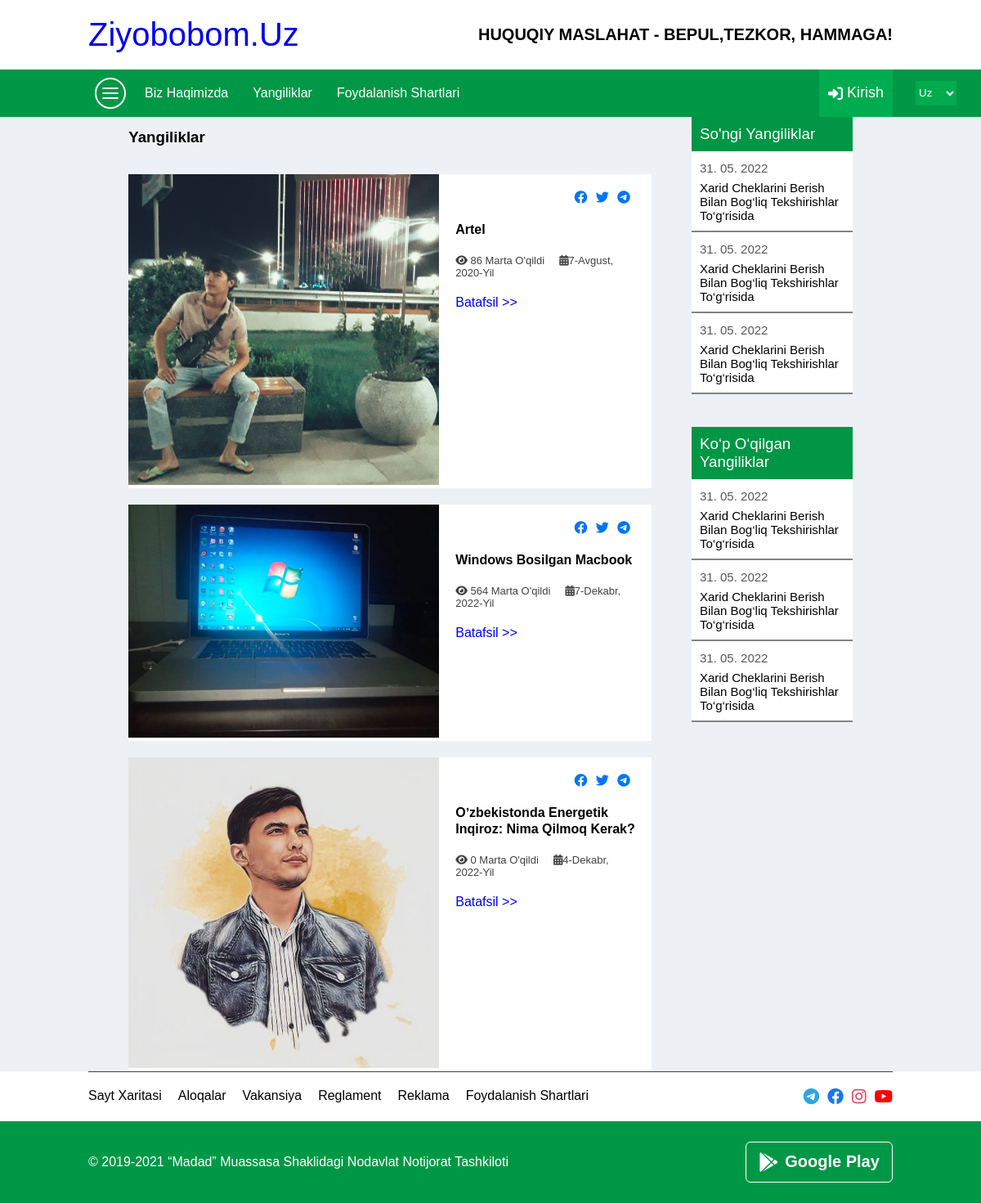
The app's page /yangiliklar/ with its own data.
### mainapp/models.py (models this page shows)
class Yangilik(models.Model):
    rasm=models.FileField()
    sarlavha=models.CharField(max_length=100)
    sana=models.DateField()
    matn=models.TextField()
    korish_soni=models.PositiveSmallIntegerField(default=0)

### mainapp/views.py (the view)
# urls.py: path('yangiliklar/', YangiliklarView.as_view(), name='yangiliklar'),
class YangiliklarView(View):
    def get(self, request):
        data={
            'yangiliklar': Yangilik.objects.all()
        }
        return render(request, 'yangiliklar.html', data)

### templates/yangiliklar.html (shortened to what this page needs)
<!DOCTYPE html>
<html>
{%load static%}
  <head>
    <link rel="stylesheet" type="text/css" media="screen" href="/static/css/main.css" />
    <link
      rel="stylesheet"
      href="https://cdnjs.cloudflare.com/ajax/libs/font-awesome/6.1.1/css/all.min.css"
    />
  </head>
  <body>
    <div class="container">
      <section class="logo">
        <a href="./">
          <div class="brend">ziyobobom.uz</div>
        </a>
        <h1>HUQUQIY MASLAHAT - BEPUL,TEZKOR, HAMMAGA!</h1>
      </section>
      <section class="navbar">
        <div class="links">
          <ul class="menu-icon">
            <li></li>
            <li></li>
            <li></li>
          </ul>
          <ul class="desktop-links">
            <li><a href="biz-haqimizda.html">Biz haqimizda</a></li>
            <li><a href="#">Yangiliklar</a></li>
            <li><a href="foydalanish.html">Foydalanish shartlari</a></li>
          </ul>
        </div>
        <div class="login">
          <i class="fa-solid fa-right-to-bracket"></i>
          Kirish
        </div>
        <select class="language" name="" id="">
          <option value="">Uz</option>
        </select>
      </section>
      <section class="condition">
        <div class="left">
          <h3>Yangiliklar</h3>
          {%for yangilik in yangiliklar%}
          <div class="new">
            <div>
              <img
                src="{{yangilik.rasm.url}}"
                alt=""
              />
            </div>
            <div>
              <div class="news-link">
                <i class="fa-brands fa-facebook"></i>
                <i class="fa-brands fa-twitter"></i>
                <i class="fa-brands fa-telegram"></i>
              </div>
              <h3>
                {{yangilik.sarlavha}}
              </h3>
              <p>
                <i class="fa-solid fa-eye"></i> {{yangilik.korish_soni}} marta o'qildi &nbsp; &nbsp;
                <i class="calendar fa-solid fa-calendar-days"></i>{{yangilik.sana}}
              </p>
              <a href="/news1/{{yangilik.id}}/">Batafsil >></a>
            </div>
          </div>
           {%endfor%}
        </div>
        <div class="news-right">
          <div class="news-one">
            <h3>So'ngi Yangiliklar</h3>
            <div class="card">
              <a href="./news1.html">
              <p>31. 05. 2022</p>
              <h4>
                Xarid cheklarini berish bilan bog‘liq tekshirishlar to‘g‘risida
              </h4>
            </a>
            </div>
            <div class="card">
              <a href="#">
              <p>31. 05. 2022</p>
              <h4>
                Xarid cheklarini berish bilan bog‘liq tekshirishlar to‘g‘risida
              </h4>
            </a>
            </div>
            <div class="card">
              <a href="#">
              <p>31. 05. 2022</p>
              <h4>
                Xarid cheklarini berish bilan bog‘liq tekshirishlar to‘g‘risida
              </h4>
            </a>
            </div>
          </div>
          <div class="news-two">
            <h3>Ko‘p o‘qilgan yangiliklar</h3>
            <div class="card">
              <a href="#">
              <p>31. 05. 2022</p>
              <h4>
                Xarid cheklarini berish bilan bog‘liq tekshirishlar to‘g‘risida
              </h4>
            </a>
            </div>
            <div class="card">
              <a href="#">
              <p>31. 05. 2022</p>
              <h4>
                Xarid cheklarini berish bilan bog‘liq tekshirishlar to‘g‘risida
              </h4>
            </a>
            </div>
            <div class="card">
              <a href="#">
              <p>31. 05. 2022</p>
              <h4>
                Xarid cheklarini berish bilan bog‘liq tekshirishlar to‘g‘risida
              </h4>
            </a>
            </div>
          </div>
        </div>
      </section>
      <section class="footer">
        <div class="footer-nav">
          <ul>
            <li>Sayt xaritasi</li>
            <li>Aloqalar</li>
            <li>Vakansiya</li>
            <li>Reglament</li>
            <li>Reklama</li>
            <li>Foydalanish shartlari</li>
          </ul>
          <div class="social">
            <i class="fa-brands fa-telegram"></i>
            <i class="fa-brands fa-facebook"></i>
            <i class="fa-brands fa-instagram"></i>
            <i class="fa-brands fa-youtube"></i>
          </div>
        </div>
      </section>
      <section class="about-me">
        <div>
          © 2019-2021 “Madad” muassasa shaklidagi nodavlat notijorat tashkiloti
        </div>
        <div>
          <i class="fa-brands fa-google-play"></i>
          <b>Google Play</b>
        </div>
      </section>
    </div>
  </body>
</html>

### static/css/main.css (style rules this page uses)
* { font-family: "Nunito", sans-serif; margin: 0; padding: 0; box-sizing: border-box; text-decoration: none; outline: 0; border: none; text-transform: capitalize; transition: all 0.2s linear; }
.container { max-width: 1700px !important; width: 100% !important; margin: 0 auto; position: relative; }
.container section { padding: 0px 9%; }
.container .logo { display: flex; justify-content: space-between; align-items: center; }
.container .logo h1 { font-size: 20px; }
.container .logo .brend { margin: 20px 0px; font-size: 40px; }
.container .navbar { display: flex; align-items: center; background-color: rgb(0, 152, 70); justify-content: space-between; color: white; position: relative; }
.container .navbar .links { display: flex; align-items: center; }
.container .navbar .links .menu-icon { width: 38px; height: 38px; border: 2px solid rgb(255, 255, 255); border-radius: 50%; display: flex; flex-direction: column; justify-content: center; margin: 8px; padding-left: 5px; }
.container .navbar .links .menu-icon li { width: 20px; height: 2px; border-radius: 2px; margin: 2px; border: 1px solid white; background-color: white; }
.container .navbar .links ul { display: flex; list-style-type: none; }
.container .navbar .links ul li { margin: 0px 5px; font-size: 16px; }
.container .navbar .links ul li a { padding: 20px 10px; text-align: center; color: white; text-decoration: none; }
.container .navbar .login { width: 90px; height: 57.5px; background-color: rgb(0, 172, 79); display: flex; justify-content: center; align-items: center; font-size: 18px; cursor: pointer; }
.container .navbar .login i { margin-right: 5px; }
.container .navbar .language { position: absolute; width: 50px; height: 30px; background-color: rgb(0, 172, 79); right: 30px; color: white; }
.footer-nav { display: flex; justify-content: space-between; padding-top: 20px !important; padding-bottom: 20px !important; border-top: 1px solid rgb(63, 63, 63); }
.footer-nav ul { display: flex; flex-wrap: wrap; list-style-type: none; }
.footer-nav ul li { margin-right: 20px; }
.footer-nav .social { font-size: 20px; display: flex; gap: 10px; }
.footer-nav .social i { transition: all 0.4s ease; }
.footer-nav .social i:nth-child(1) { color: rgb(44, 165, 224); }
.footer-nav .social i:nth-child(2) { color: rgb(24, 119, 242); }
.footer-nav .social i:nth-child(3) { color: rgb(228, 64, 95); }
.footer-nav .social i:nth-child(4) { color: rgb(255, 0, 0); }
.about-me { padding-top: 25px !important; padding-bottom: 25px !important; background-color: rgb(0, 152, 70); color: white; display: flex; flex-wrap: wrap; justify-content: space-between; align-items: center; }
.about-me div:nth-child(2) { width: 180px; height: 50px; border: 1px solid white; border-radius: 6px; transition: all 0.5s ease; display: flex; align-items: center; justify-content: center; font-size: 20px; }
.about-me div:nth-child(2) i { font-size: 24px; margin-right: 8px; }
.condition { width: 100%; display: flex; background-color: rgb(237, 240, 244); padding: 20px 40px; display: flex; justify-content: space-evenly; }
.condition .left { width: 65%; }
.condition .left h3 { line-height: 50px; }
.news-right { width: 20%; border-radius: 4px; height: fit-content; }
.news-right .news-one, .news-right .news-two { margin-bottom: 40px; background-color: white; }
.news-right .news-one h3, .news-right .news-two h3 { background-color: rgb(0, 150, 70); color: white; padding: 10px 10px; font-weight: 100; }
.news-right .news-one .card, .news-right .news-two .card { width: 100% !important; border-bottom: 2px solid rgb(131, 131, 131); margin: 6px 0px; padding-left: 10px; font-size: 15px; color: black; padding: 10px; padding-top: 0; }
.news-right .news-one .card h4, .news-right .news-two .card h4 { font-weight: 100; color: black; }
.news-right .news-one .card p, .news-right .news-two .card p { color: rgb(88, 88, 88); line-height: 30px; }
.new { background-color: white; display: flex; margin-top: 20px; overflow: hidden; transition: all 0.5s ease; }
.new img { width: 380px; }
.new .news-link { text-align: right; color: rgb(0, 117, 242); }
.new h3 { line-height: 20px !important; }
.new div:nth-child(2) { padding: 20px; }
.new div:nth-child(2) p { color: rgb(65, 65, 65); margin: 20px 0px; font-size: 13px; }
.new div:nth-child(2) h3 { margin: 20px 0px; font-size: 16px; }
.news-link:nth-child(1) i { margin-right: 6px; }

### records on screen
Yangilik: rasm (picture), sarlavha "Artel", korish_soni "86", sana "7-Avgust, 2020-Yil"
Yangilik: rasm (picture), sarlavha "Windows Bosilgan Macbook", korish_soni "564", sana "7-Dekabr, 2022-Yil"
Yangilik: rasm (picture), sarlavha "Oʼzbekistonda Energetik Inqiroz: Nima Qilmoq Kerak?", korish_soni "0", sana "4-Dekabr, 2022-Yil"
